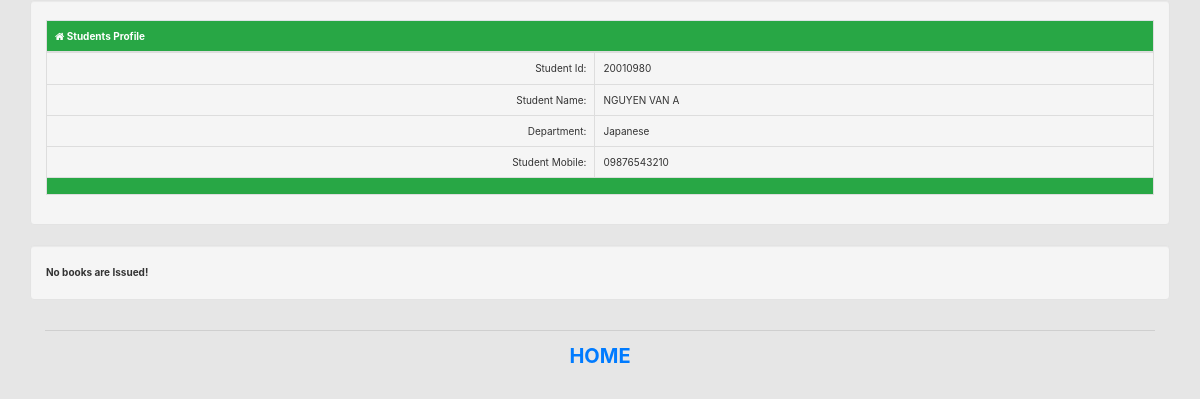
Page /profile.php?s_id=3 on the committed database.
### tables this page shows
CREATE TABLE `libsys_students` (
  `s_id` int(11) NOT NULL,
  `s_code` varchar(50) NOT NULL,
  `s_name` varchar(50) NOT NULL,
  `s_dept` int(11) NOT NULL,
  `s_semester` int(11) NOT NULL,
  `s_contact` varchar(50) NOT NULL,
  `s_password` varchar(255) NOT NULL,
  `s_status` int(11) NOT NULL
);

CREATE TABLE `libsys_departments` (
  `d_id` int(11) NOT NULL,
  `d_code` varchar(100) NOT NULL,
  `d_name` varchar(100) NOT NULL
);

### includes/functions.php (called while the page is built, shortened)
<?php
include './includes/dbconnect.php';
function get_std_issue_info_by_sID($s_code) {
    $var = array();
    global $link;
    $query = mysqli_query($link,"SELECT * FROM libsys_issue WHERE i_student_code='".$s_code."' ");
    return $var;
}
function get_student_info_by_id($s_id){
    $var = array();
    global $link;
    $query = mysqli_query($link,"SELECT * FROM libsys_students WHERE s_id='".$s_id."'");
    if($query){
        $var = mysqli_fetch_array($query);
    }
    return $var;
}
function get_dept_info_by_id($d_id){
    $var = array();
    global $link;
    $query = mysqli_query($link,"SELECT * FROM libsys_departments WHERE d_id='".$d_id."'");
    if($query){
        $var = mysqli_fetch_array($query);
    }
    return $var;
}

### profile.php (the view, shortened to what this page needs)
<?php
include './includes/functions.php';
if(isset($_GET['s_id'])){
  $s_code=$_GET['s_id'];
$student_info= get_student_info_by_id($s_code);
$std_issue_info = get_std_issue_info_by_sID($s_code);
$dept_info= get_dept_info_by_id($student_info['s_dept']);
?>
<!DOCTYPE html>
<html>
    <head>
        <?php include './head.php'; ?>
    </head>
    <body class="btn-default">
        <div class="container">
            <div class="row">
                <div class="col-md-12 well">
                    <table class="table table-bordered">
                        <thead>
                            <tr class="btn-success">
                                <td colspan="2"><b><i class="fa fa-home"></i> Students Profile</b></td>
                            </tr>
                        </thead>
                        <tbody>
                            <tr>
                                <td class="text-right">Student Id:</td>
                                <td><?php echo $student_info['s_code']; ?></td>
                            </tr>
                            <tr>
                                <td class="text-right">Student Name:</td>
                                <td><?php echo $student_info['s_name']; ?></td>
                            </tr>
                            <tr>
                                <td class="text-right">Department:</td>
                                <td><?php echo $dept_info['d_name']; ?></td>
                            </tr>
                            <tr>
                                <td class="text-right">Student Mobile:</td>
                                <td><?php echo $student_info['s_contact']; ?></td>
                            </tr>
                        </tbody>
                        <tfoot>
                            <tr class="btn-success">
                                <td colspan="2"></td>
                            </tr>
                        </tfoot>
                    </table>
                </div>
                <div class="col-md-12 well">
                    <?php if($std_issue_info){ ?>
                    <table class="table table-bordered table-striped">
                        <thead>
                            <tr class="btn-danger text-center">
                                <td colspan="8"><b><i class="fa fa-home"></i> Issue Books</b></td>
                            </tr>
                            <tr>
                                <td><b>SL</b></td>
                                <td><b>Book ID</b></td>
                                <td><b>Student ID</b></td>
                                <td><b>Issue Date</b></td>
                                <td><b>End Date</b></td>
                                <td><b>Return Data</b></td>
                                <td><b>Fine</b></td>
                                <td><b>Status</b></td>
                            </tr>
                        </thead>
                        <tbody>
                            <?php
                            $serial = 1;
                            foreach($std_issue_info as $books){
                            ?>
                            <tr>
                                <td><b><?= $serial; ?></b></td>
                                <td><b><?= $books['i_book_code']; ?></b></td>
                                <td><b><?= $books['i_student_code']; ?></b></td>
                                <td><b><?= $books['i_date']; ?></b></td>
                                <td><b><?= $books['i_e_date']; ?></b></td>
                                <td><b><?= $books['i_r_date']; ?></b></td>
                                <td><b><?= $books['i_fine']; ?></b></td>
                                <td><b><?= $books['i_status']; ?></b></td>
                            </tr>
                            <?php $serial++; }?>
                        </tbody>
                        <tfoot></tfoot>
                    </table>
                    <?php
                    }else{
                        echo "<b>No books are Issued!</b>";
                    } ?>
                </div>
            </div>
            <?php include './footer.php'; ?>
        </div>
    </body>
</html>
<?php }else{
    echo "<meta http-equiv='refresh' content='0.5;url=index.php'>";
} ?>

### rows in the picture
libsys_students: s_code "20010980", s_name "NGUYEN VAN A", s_contact "09876543210"
libsys_departments: d_name "Japanese"
